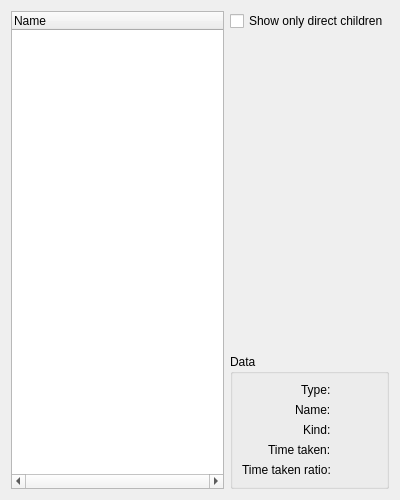
<?xml version="1.0" encoding="UTF-8"?>
<ui version="4.0">
 <class>TreeWidget</class>
 <widget class="QWidget" name="TreeWidget">
  <property name="geometry">
   <rect>
    <x>0</x>
    <y>0</y>
    <width>400</width>
    <height>500</height>
   </rect>
  </property>
  <property name="windowTitle">
   <string>Form</string>
  </property>
  <layout class="QGridLayout" name="gridLayout" rowstretch="0,1,0" columnstretch="1,0">
   <item row="1" column="1">
    <layout class="QGridLayout" name="gl_chart"/>
   </item>
   <item row="0" column="1">
    <widget class="QCheckBox" name="cb_onlyDirect">
     <property name="text">
      <string>Show only direct children</string>
     </property>
    </widget>
   </item>
   <item row="2" column="1">
    <widget class="QGroupBox" name="groupBox">
     <property name="title">
      <string>Data</string>
     </property>
     <layout class="QGridLayout" name="gridLayout_2" columnstretch="0,1">
      <item row="2" column="1">
       <widget class="QLabel" name="lbl_kind">
        <property name="text">
         <string/>
        </property>
       </widget>
      </item>
      <item row="1" column="0" alignment="Qt::AlignRight">
       <widget class="QLabel" name="lbl_txt_name">
        <property name="text">
         <string>Name:</string>
        </property>
       </widget>
      </item>
      <item row="0" column="1">
       <widget class="QLabel" name="lbl_type">
        <property name="text">
         <string/>
        </property>
       </widget>
      </item>
      <item row="2" column="0" alignment="Qt::AlignRight">
       <widget class="QLabel" name="lbl_txt_kind">
        <property name="text">
         <string>Kind:</string>
        </property>
       </widget>
      </item>
      <item row="0" column="0" alignment="Qt::AlignRight">
       <widget class="QLabel" name="lbl_txt_type">
        <property name="text">
         <string>Type:</string>
        </property>
       </widget>
      </item>
      <item row="1" column="1">
       <widget class="QLabel" name="lbl_name">
        <property name="text">
         <string/>
        </property>
       </widget>
      </item>
      <item row="3" column="1">
       <widget class="QLabel" name="lbl_timetaken">
        <property name="text">
         <string/>
        </property>
       </widget>
      </item>
      <item row="3" column="0" alignment="Qt::AlignRight">
       <widget class="QLabel" name="lbl_txt_timetaken">
        <property name="text">
         <string>Time taken:</string>
        </property>
       </widget>
      </item>
      <item row="4" column="0" alignment="Qt::AlignRight">
       <widget class="QLabel" name="lbl_txt_timetakenratio">
        <property name="text">
         <string>Time taken ratio:</string>
        </property>
       </widget>
      </item>
      <item row="4" column="1">
       <widget class="QLabel" name="lbl_timetakenratio">
        <property name="text">
         <string/>
        </property>
       </widget>
      </item>
     </layout>
    </widget>
   </item>
   <item row="0" column="0" rowspan="3">
    <widget class="QTreeWidget" name="tw_tree">
     <property name="sizePolicy">
      <sizepolicy hsizetype="Expanding" vsizetype="Expanding">
       <horstretch>0</horstretch>
       <verstretch>0</verstretch>
      </sizepolicy>
     </property>
     <property name="horizontalScrollBarPolicy">
      <enum>Qt::ScrollBarAlwaysOn</enum>
     </property>
     <column>
      <property name="text">
       <string notr="true">Name</string>
      </property>
     </column>
    </widget>
   </item>
  </layout>
 </widget>
 <resources/>
 <connections/>
</ui>
